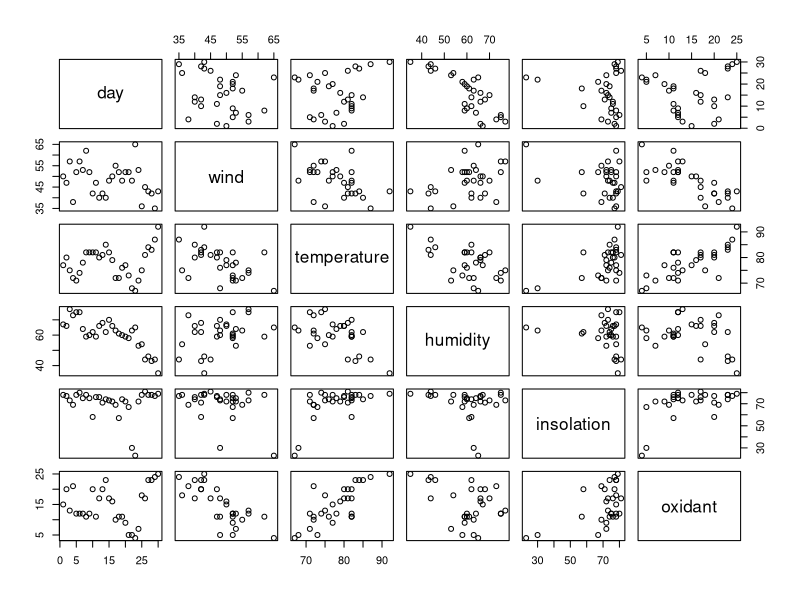
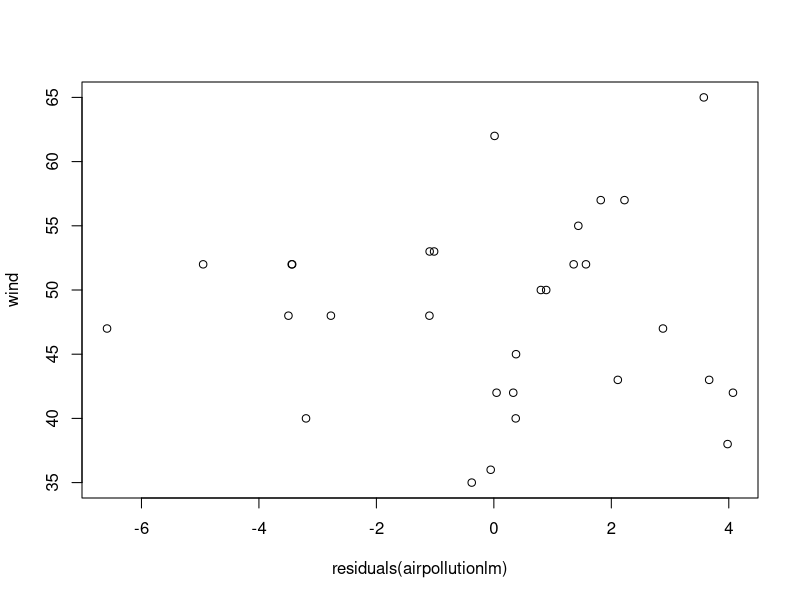
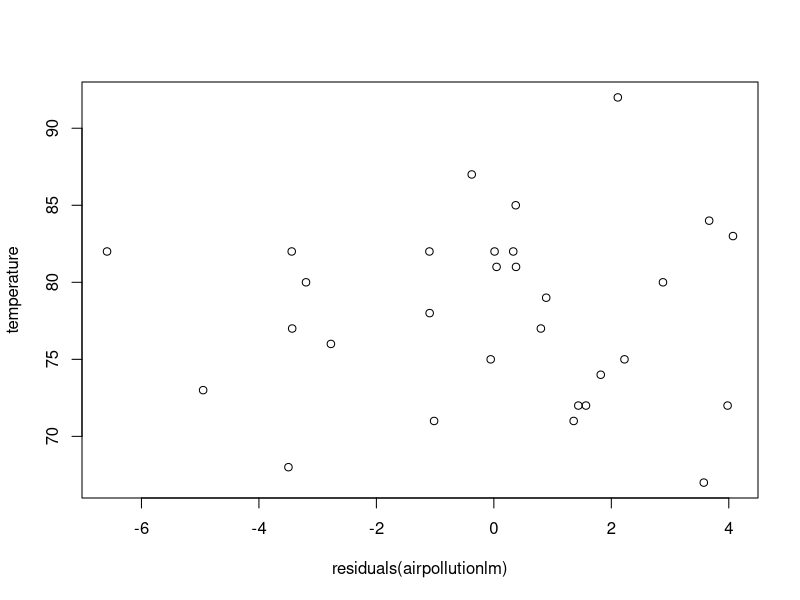
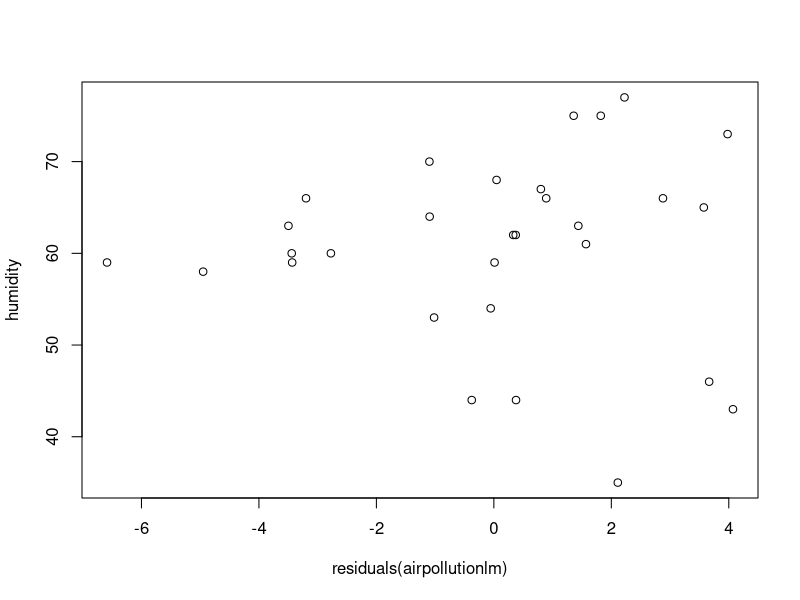
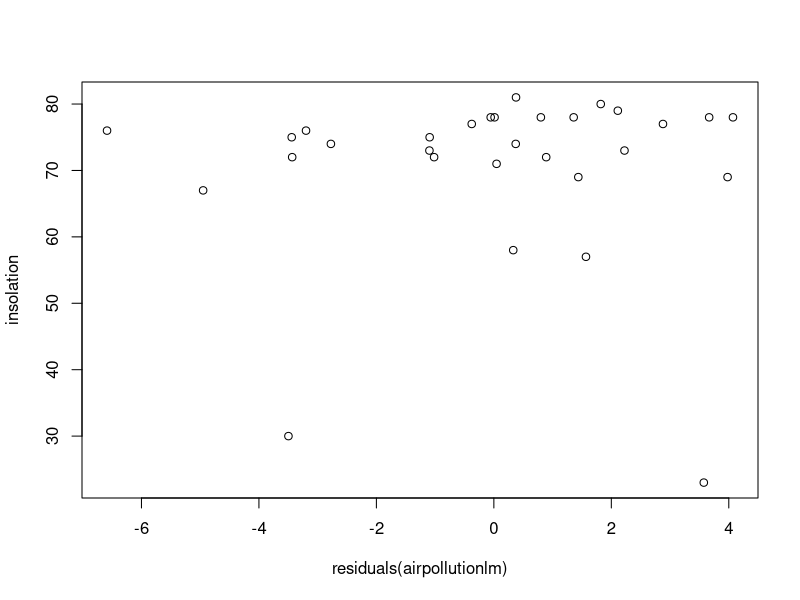
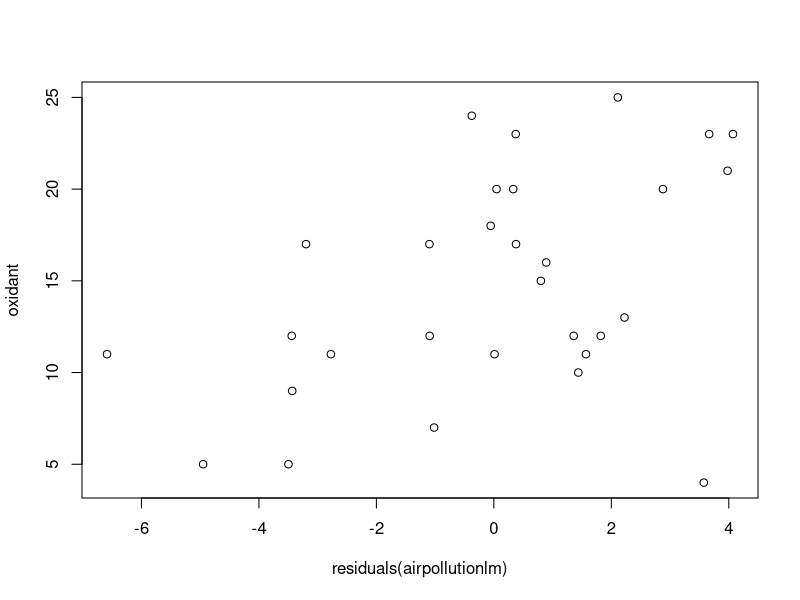
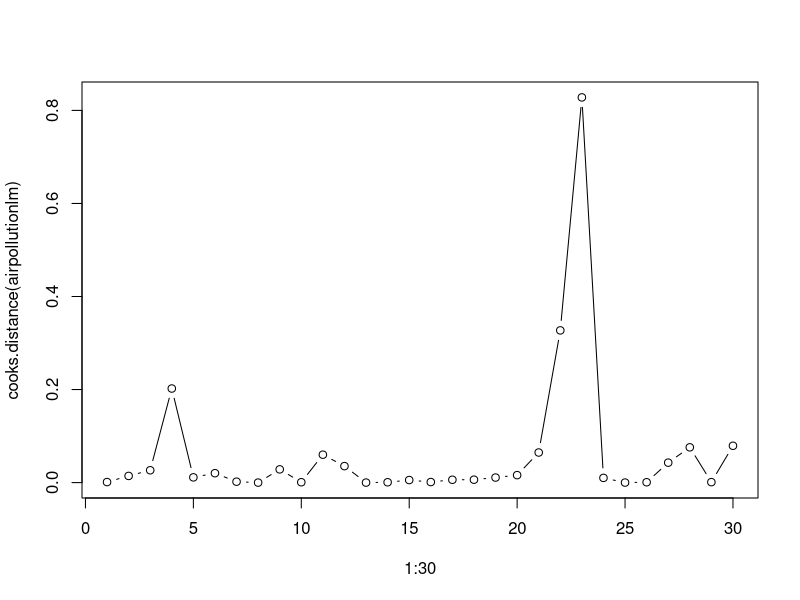
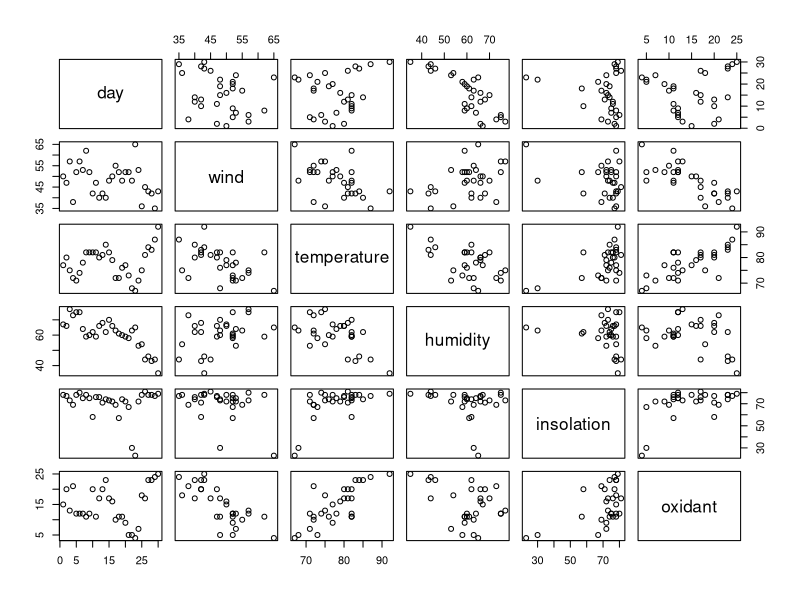

Here is the R script that generated these plots, in order:
# want to investigate which explanatory variables need to be included into 
# a linear regression model with oxidant as the response variable.
airpollution <- read.table(file="airpollution.txt",header=TRUE)
head(airpollution)
attach(airpollution)
# 2a)  Make some graphical summaries of the data. Investigate the problem of 
# potential and influence points, and the problem of collinearity.
pairs(airpollution)

airpollutionlm=lm(oxidant~wind+temperature+humidity+insolation)
plot(residuals(airpollutionlm),wind)
plot(residuals(airpollutionlm),temperature)
plot(residuals(airpollutionlm),humidity)
plot(residuals(airpollutionlm),insolation)
plot(residuals(airpollutionlm),oxidant)

#problem of potential and influence points: A leverage (or potential) point 
#is an observation with an outlying value in the explanatory variable.
round(cooks.distance(airpollutionlm),2)
plot(1:30,cooks.distance(airpollutionlm),type="b")
# if model parameters change drastically with/without point it is considered and 
# influence point: if close to or larger than 1 it's an influence point. In our
# case largest point is 0.8 so is good

# problem of collinearity: problem of linear relations between explanatory 
# variables. A straight line in a scatter plot of two variables means they 
# explain the same. -> insolation is a horizontal line with every variable
# which suggests it doesn't have an effect.
round(cor(airpollution),2)
pairs(airpollution)
# some explanatory variables possible could be colinear -> straight line
# in scatter plot, however none are very correlated
# variance inflation factors (larger than 5 is concern)
library(car); vif(airpollutionlm)
# since values all look alright no need to worry about colinearty. If the values
# would be above 5, than remove a explanatory variable and compare again etc

# outliers (question didnt ask to investigate outliers):
orderedair <- order(abs(residuals(airpollutionlm)))
u11=rep(0,length(orderedair)); u11[11]=1; u11
forbeslm11=lm(oxidant~wind+temperature+humidity+insolation+u11); summary(forbeslm11)
# since u11 significant outlier is significant


#b)  Use the added variable plot to depict the relationship between response 
#oxidant and predictor wind. 

x=residuals(lm(wind~temperature+humidity+insolation))
y=residuals(lm(oxidant~temperature+humidity+insolation))
summary(lm(y~x)) # gives estimate of wind want slope is van fitted regression
summary(airpollutionlm)
plot(x,y,main="Added variable plot for wind", xlab="residual of wind",
     ylab="residual of oxidant")
#What is the meaning of the slope of fitted regression for this scatter plot?
#slope in this plot reflects the regression coefficients βj from the original 
#multiple regression model, and the residuals in this plot are precisely the 
#residuals from the original multiple regression. Outliers and heteroskedasticity
#(caused by Xj ) can be identified by looking at the plot of a simple rather than
#multiple regression model.

# So the meaning of the slope is the relationship between y and x once other
# predictors have been accounted for. It shows the effect of adding 
# x, wind to the model, So the slope is a estimate of the wind in our case.

avPlots(airpollutionlm)


# also possible plots:
plot(residuals(airpollutionlm),wind) # check x variables
plot(residuals(airpollutionlm),temperature)
plot(residuals(airpollutionlm),humidity)
plot(residuals(airpollutionlm),insolation)
plot(residuals(airpollutionlm),oxidant) # check y
plot(residuals(airpollutionlm),fitted(airpollutionlm)) # check estimates y

# normality check
qqnorm(residuals(airpollutionlm))
shapiro.test(residuals(airpollutionlm))

#c)  Fit a linear regression model to the data. Use both the step-up and 
#step-down methods to find the best model. If step-up and step-down yield 
#two different models, choose one and motivate your choice.  

#The step up method:
#  1. start with the background model Y = β0 + e;
#2. take the variable (that is not in the model) that yields the maximum
#increase in R 2;
#3. if this variable is significant (t -test) add it to the model and go to step 2,
#otherwise stop.

# Dont use day as variable since this can be seen as an id variable
summary(lm(oxidant~wind)) #Multiple R-squared:0.5863 and significant
summary(lm(oxidant~temperature)) #Multiple R-squared: 0.576 and significant
summary(lm(oxidant~humidity)) #Multiple R-squared:0.124, humidity ns
summary(lm(oxidant~insolation)) #Multiple R-squared:0.2552, intercept ns

# we take the variable with the highest increase in the multiple R-squared and 
# continue
summary(lm(oxidant~wind+temperature)) #Multiple R-squared:0.7773, intercept ns
summary(lm(oxidant~wind+humidity)) #Multiple R-squared: 0.5913, humidity ns
summary(lm(oxidant~wind+insolation)) #Multiple R-squared: 0.6613, all significant
# temperature has largest multiple R-sqaured and is significant
summary(lm(oxidant~wind+temperature+humidity)) #Multiple R-squared:0.7964 humidity ns
summary(lm(oxidant~wind+temperature+insolation)) #Multiple R-squared:  0.7816 insolation ns
# since humidity and insolation both aren't significant anymore best fit with
# step up method is:
summary(lm(oxidant~wind+temperature)) # does not matter intercept not significant
#The step down method:
#  1. start with the full model Y = β0 + β1X1 + ... + βp Xp + e;
#2. test all variables by using the t -test;
#3. if the largest p-value is larger than 0.05, remove the corresponding
#variable and go back to step 2.
summary(lm(oxidant~wind+temperature+humidity+insolation))
# insolation has highets p-value: 0.65728 so remove
summary(lm(oxidant~wind+temperature+humidity))
# humidity ns with p=0.131 so remove
airpolllm <- (lm(oxidant~wind+temperature));summary(airpolllm)
# all remaining variables are significant so this model is the best fit with
# the step up method. Both methods return same model however if they didnt:
# Look a multiple R-squared -> higher means better fit and if comparable than
# model with less variables is better

#d)  Determine 95% confidence and prediction intervals for oxidant using 
#the model you preferred in c) for wind=33, temperature=54, humidity=77 and 
#insolation=21.
newxdata=data.frame(wind=33,temperature=54,humidity=77,insolation=21)
predict(airpolllm,newxdata,interval="prediction",level=0.95)
predict(airpolllm,newxdata,interval="confidence",level=0.95)
# confidence is for population mean, prediction is for individual observation
#Difference: prediction interval is larger because it also takes error 
# into account